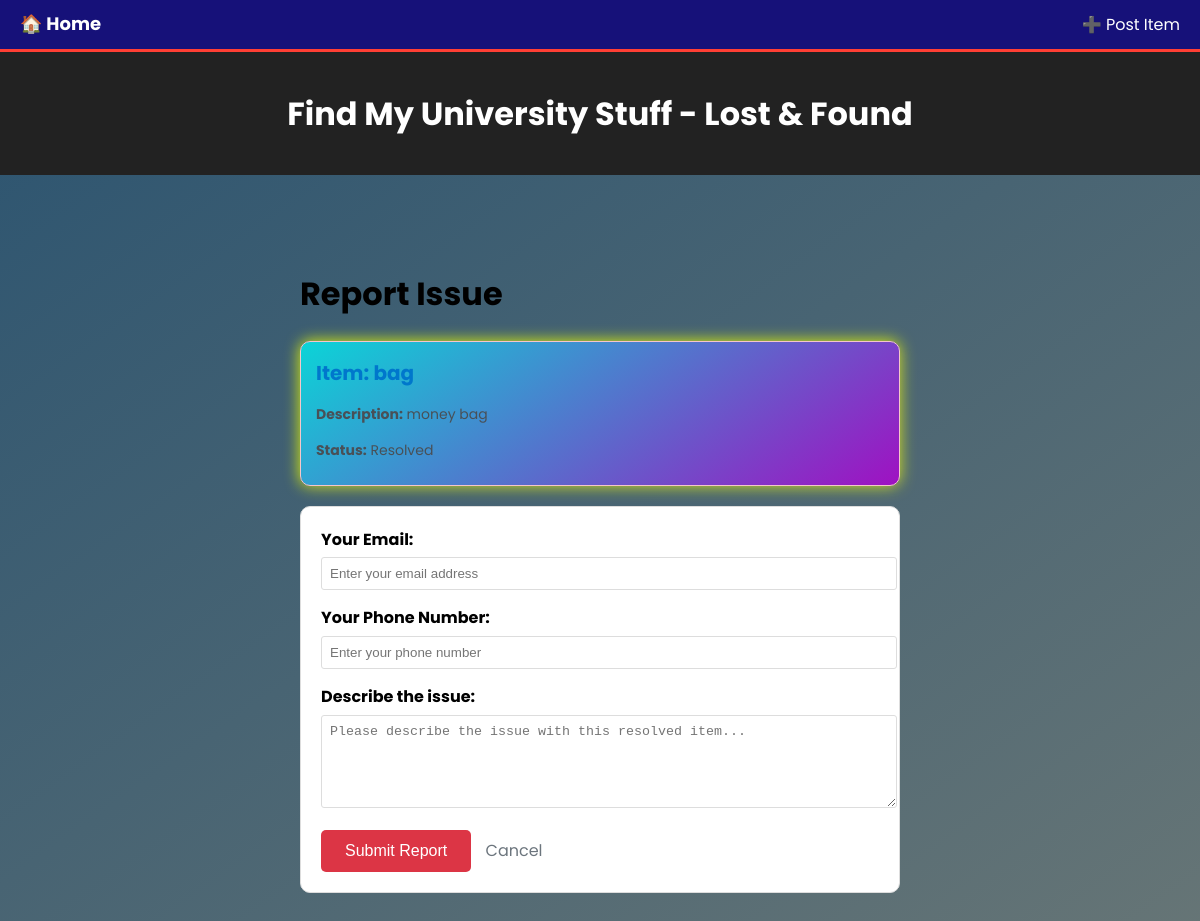
Screenshot of /reports/report/4/ with the database file from the repository.
### LostFound/models.py (models this page shows, shortened)
class LostItem(models.Model):
    item_name = models.CharField(max_length=100)
    description = models.TextField(blank=True)
    date_registered = models.DateTimeField(auto_now_add=True)
    mcq_1_question = models.CharField(max_length=200, blank=True)
    mcq_1_answer_correct = models.CharField(max_length=100, blank=True)
    mcq_1_answer_incorrect_1 = models.CharField(max_length=100, blank=True)
    mcq_1_answer_incorrect_2 = models.CharField(max_length=100, blank=True)
    mcq_1_answer_incorrect_3 = models.CharField(max_length=100, blank=True)
    mcq_2_question = models.CharField(max_length=200, blank=True)
    mcq_2_answer_correct = models.CharField(max_length=100, blank=True)
    mcq_2_answer_incorrect_1 = models.CharField(max_length=100, blank=True)
    mcq_2_answer_incorrect_2 = models.CharField(max_length=100, blank=True)
    mcq_2_answer_incorrect_3 = models.CharField(max_length=100, blank=True)
    status = models.CharField(max_length=20, choices=[('Unclaimed', 'Unclaimed'), ('Claimed', 'Claimed'),('Resolved', 'Resolved')], default='Unclaimed')
    claim_code = models.CharField(max_length=6, blank=True,null=True)

### Reports/views.py (the view)
# urls.py: path('report/<int:item_id>/', report_issue, name='report_issue'),
def report_issue(request, item_id):
    item = get_object_or_404(LostItem, id=item_id)
    if request.method == 'POST':
        form = ReportForm(request.POST)
        if form.is_valid():
            report = form.save(commit=False)
            report.lost_item = item
            report.save()
            return redirect('home')
    else:
        form = ReportForm()
    return render(request, 'report.html', {'form': form, 'item': item})

### Reports/forms.py
class ReportForm(forms.ModelForm):
    class Meta:
        model = Report
        fields = ['issue_text', 'email', 'phone_number']

### templates/report.html (shortened to what this page needs)
{% extends "base.html" %}
{% block content %}
<div style="max-width: 600px; margin: 0 auto; padding: 20px;">
    <h1>Report Issue</h1>
    <div class="card card-reported" style="
    background: linear-gradient(145deg, #0bd4d7ff, #9f11c2ff);
    padding: 15px;
    border-radius: 10px;
    margin-bottom: 20px;
    box-shadow: 4px 4px 10px rgba(45, 26, 217, 0.1),
                -0px -0px 15px rgba(229, 250, 5, 1);
    transition: transform 0.2s ease, box-shadow 0.2s ease;">
        <h3>Item: {{ item.item_name }}</h3>
        <p><strong>Description:</strong> {{ item.description|default:"No description provided" }}</p>
        <p><strong>Status:</strong> {{ item.status }}</p>
    </div>
    <form method="post" style="background: #fff; border: 1px solid #ddd; padding: 20px; border-radius: 10px;">
        <div style="margin-bottom: 15px;">
            <label style="display: block; margin-bottom: 5px; font-weight: bold;">Your Email:</label>
            <input type="email" name="email" required style="width: 100%; padding: 8px; border: 1px solid #ddd; border-radius: 3px;" placeholder="Enter your email address">
        </div>
        <div style="margin-bottom: 15px;">
            <label style="display: block; margin-bottom: 5px; font-weight: bold;">Your Phone Number:</label>
            <input type="text" name="phone_number" required style="width: 100%; padding: 8px; border: 1px solid #ddd; border-radius: 3px;" placeholder="Enter your phone number">
        </div>
        <div style="margin-bottom: 15px;">
            <label style="display: block; margin-bottom: 5px; font-weight: bold;">Describe the issue:</label>
            <textarea name="issue_text" rows="5" required style="width: 100%; padding: 8px; border: 1px solid #ddd; border-radius: 3px;" placeholder="Please describe the issue with this resolved item..."></textarea>
        </div>
        <button type="submit" style="background: #dc3545; color: white; padding: 12px 24px; border: none; border-radius: 5px; cursor: pointer; font-size: 16px;">Submit Report</button>
        <a href="{% url 'home' %}" style="margin-left: 10px; color: #6c757d; text-decoration: none;">Cancel</a>
    </form>
</div>
{% endblock %}

### static/css/style.css (style rules this page uses)
body { font-family: 'Poppins', sans-serif; margin: 0; padding: 0; background: linear-gradient(145deg,rgb(42, 83, 112), rgb(102, 117, 118) ); line-height: 1.6; }
.card { background: white; border: 1px solid #dee2e6; border-radius: 12px; padding: 24px; margin-bottom: 24px; box-shadow: 0 6px 20px rgba(0, 0, 0, 0.05); transition: transform 0.3s ease, box-shadow 0.3s ease; position: relative; }
.card h3 { margin-top: 0; margin-bottom: 12px; font-size: 20px; color: #0077cc; }
.card p { font-size: 14px; color: #495057; margin-bottom: 8px; }
.card-reported { background-color: #fff4f4; border: 1px solid #f5c6cb; }

### rows the page displays
LostItem: item_name "bag", description "money bag", status "Resolved"
